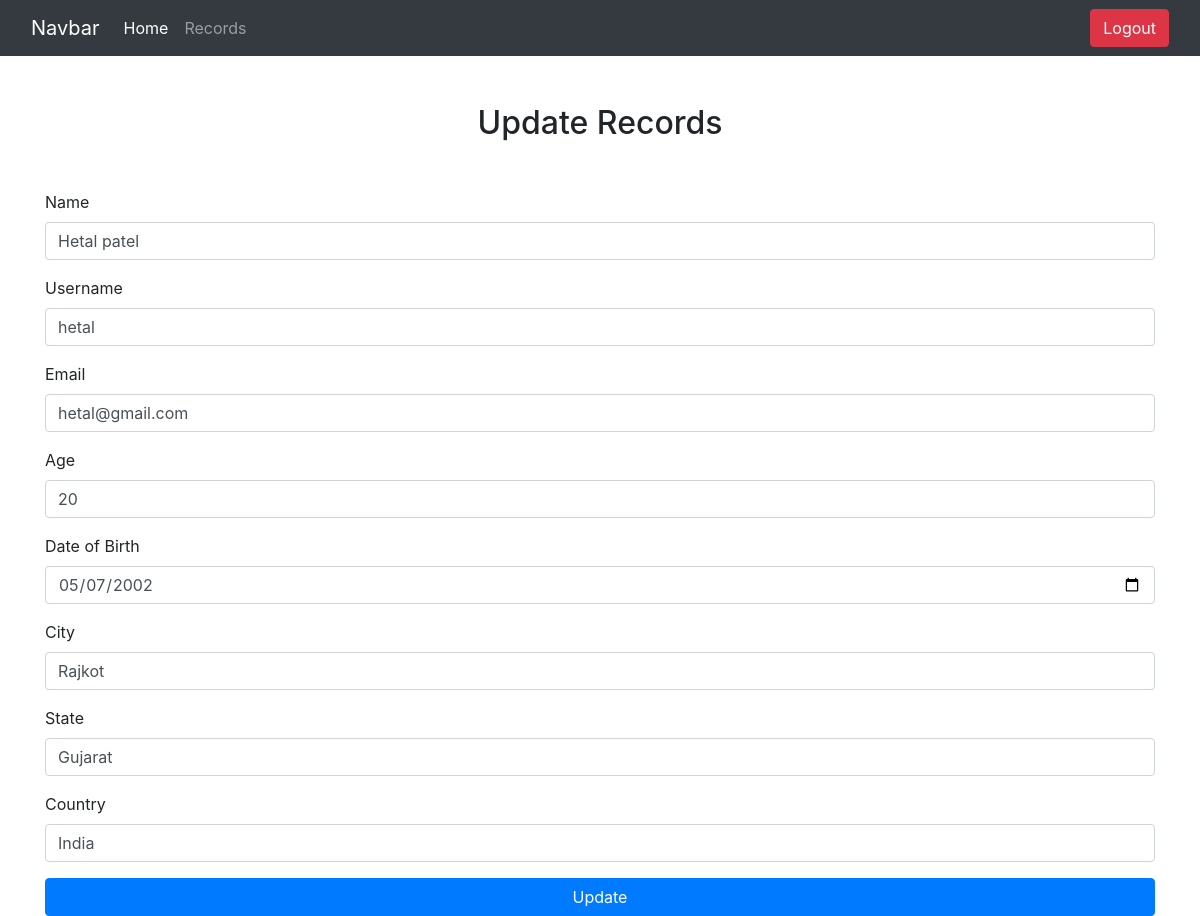
Page /edit.php?uid=6 (signed in) on the committed database.
### tables this page shows
CREATE TABLE IF NOT EXISTS `users` (
  `id` int(11) NOT NULL AUTO_INCREMENT,
  `name` varchar(50) NOT NULL,
  `username` varchar(50) NOT NULL,
  `email` varchar(50) NOT NULL,
  `age` int(11) NOT NULL,
  `dob` varchar(50) NOT NULL,
  `country` varchar(50) NOT NULL,
  `state` varchar(50) NOT NULL,
  `city` varchar(50) NOT NULL,
  `password` varchar(50) NOT NULL,
  PRIMARY KEY (`id`)
);

### edit.php (the view, shortened to what this page needs)
<?php
    include 'connection.php';
    if ($_SESSION['uname'] != "") {
        $uid = $_GET['uid'];
        if ($uid == "") {
            header("location: display.php");
        }
        else {
            $query = "select * from users where id = $uid";
            $result = mysqli_query($con, $query);
?>
<!DOCTYPE html>
<html lang="en">
<head>
    <link rel="stylesheet" href="assets/css/bootstrap.min.css">
</head>
<body>
    <?php include "headerBar.php" ?>
    <h2 class="text-center mt-5">
        Update Records
    </h2>
    <div class="container mt-5">
        <?php while($srow = mysqli_fetch_array($result)){
            ?>
            <form method="POST" action="updata.php">
                <div class="form-group">
                    <label for="name">Name</label>
                    <input type="text" class="form-control" name="upname" value="<?php echo $srow['name']; ?>" id="name" placeholder="Enter Your Name" required>
                </div>
                <div class="form-group">
                    <label for="username">Username</label>
                    <input type="text" class="form-control" name="upusername" value="<?php echo $srow['username']; ?>"  id="username" placeholder="Enter Your Username" required>
                </div>
                <div class="form-group">
                    <label for="email">Email</label>
                    <input type="email" class="form-control" name="upemail"  value="<?php echo $srow['email']; ?>"  id="email" placeholder="Enter Your Email Address" required>
                </div>
                <div class="form-group">
                    <label for="age">Age</label>
                    <input type="number" class="form-control" name="upage" value="<?php echo $srow['age']; ?>"  id="age" placeholder="Enter Your Age" required>
                </div>
                <div class="form-group">
                    <label for="dob">Date of Birth</label>
                    <input type="date" class="form-control" name="updob" value="<?php echo $srow['dob']; ?>"  id="dob" placeholder="Enter Your Date Of Birth" required>
                </div>
                <div class="form-group">
                    <label for="city">City</label>
                    <input type="text" class="form-control" name="upcity" value="<?php echo $srow['city']; ?>"  id="city" placeholder="Enter Your City" required>
                </div>
                <div class="form-group">
                    <label for="state">State</label>
                    <input type="text" class="form-control" name="upstate" value="<?php echo $srow['state']; ?>"  id="state" placeholder="Enter Your State" required>
                </div>
                <div class="form-group">
                    <label for="country">Country</label>
                    <input type="text" class="form-control" name="upcountry" value="<?php echo $srow['country']; ?>"  id="country" placeholder="Enter Your Country" required>
                </div>
                <div>
                    <button type="submit" name="btnupdate" class="w-100 btn btn-primary">Update</button>
                </div>
            </form>
        <?php
            }
        ?>
    </div>
</body>
</html>
    <?php
        }
    }
    else{
        header("location: index.php");
    }
    ?>

### rows in the picture
users: upname "Hetal patel", upusername "hetal", upemail "hetal@gmail.com", upage "20", updob "05/07/2002", upcity "Rajkot", upstate "Gujarat", upcountry "India"
